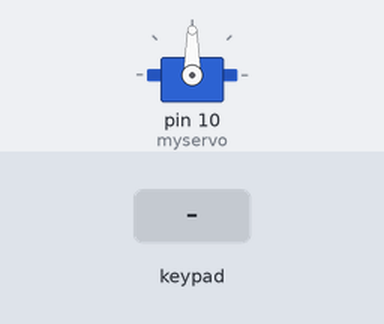
A sketch run on a simulated Arduino Uno, built with avr-gcc and run on an emulated ATmega328P. On the bench: servo. Inputs (shaded band) come from the test bench.

Above: at 1.2 s.
1.3 s: keypad keys 1 2 3 4 5 6 pressed 0.4 s apart
At 3.6 s:
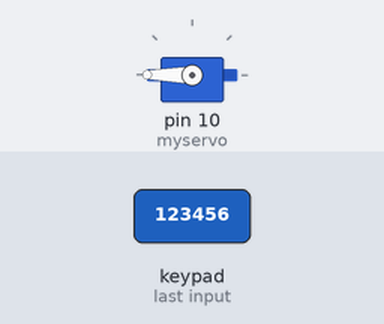
At 8.6 s:
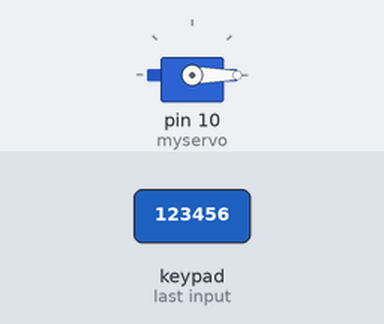
Timing chart, 0 to 10.1 s (numbered marks = the images above; inputs shaded):
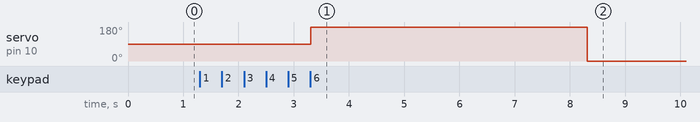

Measured:
- after the input at 1.3 s, servo on pin 10 (myservo): 90° → 180° after 2.0 s, → 0° 5.0 s later

The sketch:

servo_m_kodel_s_d_rl_skonsept_1.ino
```cpp
#include <Keypad.h>
#include <Servo.h>
#include <Wire.h>

//denne må være passordlengde + 1 pga. "NULLpointer"
#define PasswordLength 7


const int open = 180;//servoens possisjon får "åpen" - servoposs 180 grader
const int lock = 0;//tilsvarer "open" - men låsepos er 0 grader
char Data[PasswordLength]; //Avgjør lengden på passordet - denne er definert over
char Master[PasswordLength] = "123456"; //Her er passordet til keypaden, men den kan også gjøres lenger eller kortete. Relativt lett å hacke om man har tilgang på Arduinoen.
byte datacount = 0, mastercount = 0;//definerer variabler for telling av antall tastetrykk
bool Passisgood;
char customKey;
const byte ROWS = 4;
const byte COLS = 4;
char hexaKeys[ROWS][COLS] =
{
  {'1', '2', '3', 'A'},
  {'4', '5', '6', 'B'},
  {'7', '8', '9', 'C'},
  {'*', '0', '#', 'D'}
};//skisserer opp keypaden for "keypad.h" biblioteket - Dette finnes i dokumentasjonen til biblioteket

byte rowPins[ROWS] = {9, 8, 7, 6};
byte colPins[COLS] = {5, 4, 3, 2};

Keypad customKeypad = Keypad(makeKeymap(hexaKeys), rowPins, colPins, ROWS, COLS); //Oversetter tastetrykkene til å gi de symbolene tastene viser.


Servo myservo;  // lager servoen i programmet


void setup()
{
  Serial.begin(9600);

  myservo.attach(10);//definerer koblingspinnen til servoen
}

void loop()
{
  customKey = customKeypad.getKey();//konstant overvåkning etter tastetrykk - tastene lagres i customKey variablen
  if (customKey)
  {
    Data[datacount] = customKey;
    datacount++;
   }//denne loopen lagrer antall tastetrykk i variablen "datacount" - Dette gjøres hvis et tastetrykk oppdages

  if(datacount == PasswordLength-1)//når det har vært utført like mange tastetrykk som lengden på passordet - NULLpointer skal de faktiske tastene sammenliknes med passord
  {
    if(!strcmp(Data, Master))//sammenlikner Data og Master
    {
    myservo.write(open);              // Sett servo i åpen possisjon - Variablen "open" er definert i starten av programmet
    delay(5000);                      // Holder posisjonen i 5 sekunder - denne burde trigges av en føler eller frem til alternativ kode er tastet

    myservo.write(lock);              // Sett servo i låst possisjon - Variablen "lock" er definert i starten av programmet
    delay(15);                       // holder i 15 millisekunder før neste linje
    }

    else//her kjøres clearDate funksjonen dersom passordet ikke stemmer
    {
     delay(1000);
    }

    clearData();

  }

}

void clearData()
{
  while(datacount !=0)
  {
    Data[datacount--] = 0;
  }
  return;
}
```
